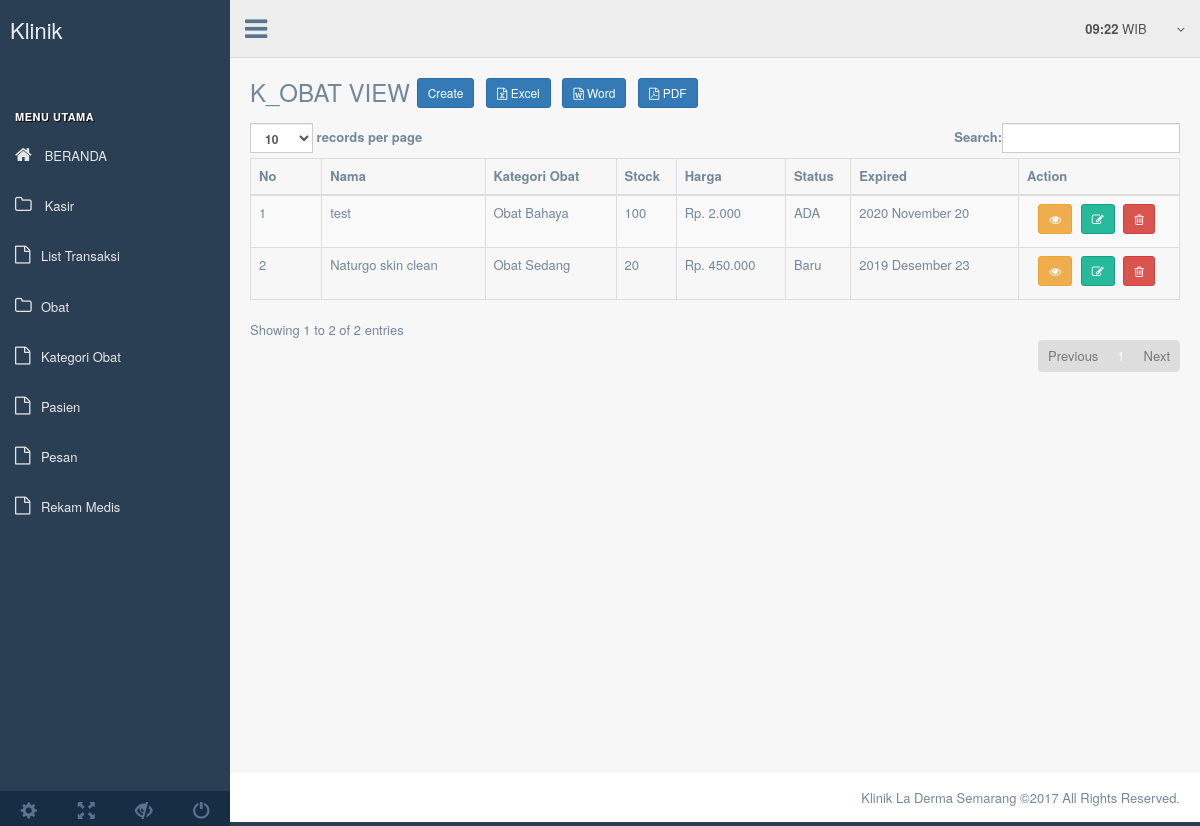
Page /index.php/k_obat on the earlier database version.
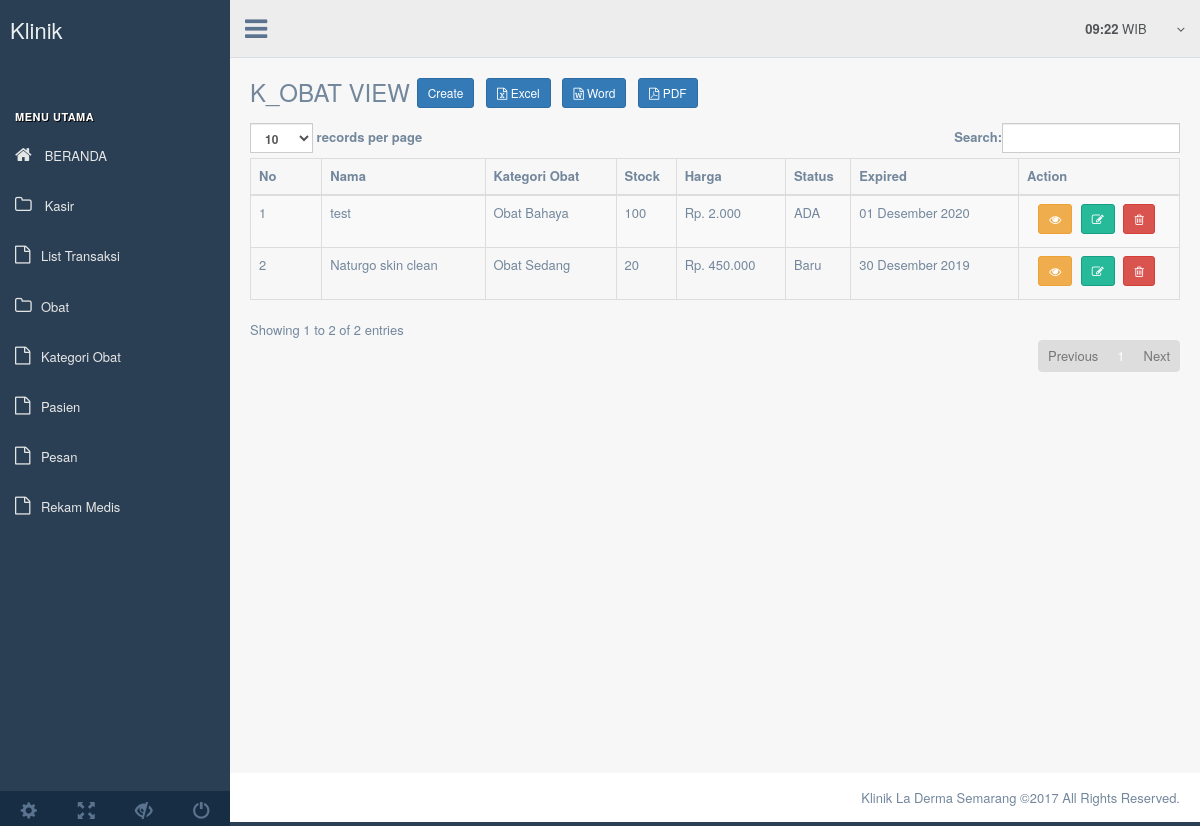
Same page on the later database version.
### tables this page shows
CREATE TABLE `k_obat` (
  `id_obat` int(3) NOT NULL,
  `nama` varchar(50) NOT NULL,
  `kategori_obat` int(2) NOT NULL,
  `deskripsi` longtext NOT NULL,
  `stock` int(3) NOT NULL,
  `manufaktur` varchar(100) NOT NULL,
  `harga` int(11) NOT NULL,
  `status` varchar(50) NOT NULL,
  `expired` varchar(50) NOT NULL
);

CREATE TABLE `kategori` (
  `kategori_obat` int(3) NOT NULL,
  `kategori` varchar(50) NOT NULL,
  `deskripsi` varchar(50) NOT NULL
);

### application/libraries/Template.php (called while the page is built)
<?php if ( ! defined('BASEPATH')) exit('No direct script access allowed');
class Template {
		var $template_data = array();
		function set($name, $value)
		{
			$this->template_data[$name] = $value;
		}
		function load($template = '', $view = '' , $view_data = array(), $return = FALSE)
		{
			$this->CI =& get_instance();
			$this->set('contents', $this->CI->load->view($view, $view_data, TRUE));
			return $this->CI->load->view($template, $this->template_data, $return);
		}
}

### application/controllers/K_obat.php (called while the page is built, shortened)
<?php
class K_obat extends CI_Controller
{
    public function index()
    {
        $k_obat = $this->K_obat_model->get_all();
        $data = array(
            'k_obat_data' => $k_obat
        );
        $this->template->load('template','k_obat_list', $data);
    }
}

### index.php (called while the page is built, shortened)
<?php
require_once BASEPATH.'core/CodeIgniter.php';

### application/models/K_obat_model.php (called while the page is built, shortened)
<?php
class K_obat_model extends CI_Model
{
    public $table = 'k_obat';
    public $id = 'id_obat';
    public $order = 'DESC';
    function get_all()
    {
        $this->db->order_by($this->id, $this->order);
        $this->db->join('kategori', 'k_obat.kategori_obat = kategori.kategori_obat');
        return $this->db->get($this->table)->result();
    }
}

### application/helpers/nuris_helper.php (called while the page is built, shortened)
<?php
function uang($nominal, $pecah=0){
    return "Rp. ".number_format($nominal, $pecah, ',','.');
}
function format_tanggal($tanggal){
 $tanggal_terbentuk="";
 $tanggal=explode(" ",$tanggal);
 $set1=explode("-",$tanggal[0]);
 $tanggal_terbentuk.=" ".$set1[2]." ";
 switch ($set1[1]) {
    case '11':
        $tanggal_terbentuk.="November";
        break;
    case '12':
        $tanggal_terbentuk.="Desember";
        break;
 }
 $tanggal_terbentuk.=" ".$set1[0];
return $tanggal_terbentuk;
}

### application/views/k_obat_list.php (the view, shortened to what this page needs)
      <section class='content'>
        <div class='row'>
          <div class='col-xs-12'>
            <div>
              <div class='box-header'>
                <h3 class='box-title'>K_OBAT VIEW <?php echo anchor('k_obat/create/','Create',array('class'=>'btn btn-primary btn-sm'));?>
<?php echo anchor(site_url('k_obat/excel'), ' <i class="fa fa-file-excel-o"></i> Excel', 'class="btn btn-primary btn-sm"'); ?>
<?php echo anchor(site_url('k_obat/word'), '<i class="fa fa-file-word-o"></i> Word', 'class="btn btn-primary btn-sm"'); ?>
<?php echo anchor(site_url('k_obat/pdf'), '<i class="fa fa-file-pdf-o"></i> PDF', 'class="btn btn-primary btn-sm"'); ?></h3>
              </div>
              <div class='box-body'>
      <table class="table table-bordered table-striped" id="mytable">
          <thead>
              <tr>
                  <th width="80px">No</th>
    <th>Nama</th>
    <th>Kategori Obat</th>
    <th>Stock</th>
    <th>Harga</th>
    <th>Status</th>
    <th>Expired</th>
    <th>Action</th>
              </tr>
          </thead>
   <tbody>
          <?php
          $start = 0;
          foreach ($k_obat_data as $k_obat)
          {
              ?>
              <tr>
    <td><?php echo ++$start ?></td>
    <td><?php echo $k_obat->nama ?></td>
    <td><?php echo $k_obat->kategori ?></td>
    <td><?php echo $k_obat->stock ?></td>
    <td><?php echo uang($k_obat->harga) ?></td>
    <td><?php echo $k_obat->status ?></td>
    <td><?php echo format_tanggal($k_obat->expired) ?></td>
    <td style="text-align:center" width="140px">
	<?php
	echo anchor(site_url('k_obat/read/'.$k_obat->id_obat),'<i class="fa fa-eye"></i>',array('title'=>'detail','class'=>'btn btn-warning btn-sm'));
	echo anchor(site_url('k_obat/update/'.$k_obat->id_obat),'<i class="fa fa-pencil-square-o"></i>',array('title'=>'edit','class'=>'btn btn-success btn-sm'));
	echo anchor(site_url('k_obat/delete/'.$k_obat->id_obat),'<i class="fa fa-trash-o"></i>','title="delete" class="btn btn-danger btn-sm" onclick="javasciprt: return confirm(\'Are You Sure ?\')"');
	?>
    </td>
       </tr>
              <?php
          }
          ?>
          </tbody>
      </table>
                  </div>
            </div>
          </div>
        </div>
      </section>

Differences in the rows shown:
changed k_obat "test": expired "2020 November 20" → "01 Desember 2020"
changed k_obat "Naturgo skin clean": expired "2019 Desember 23" → "30 Desember 2019"
